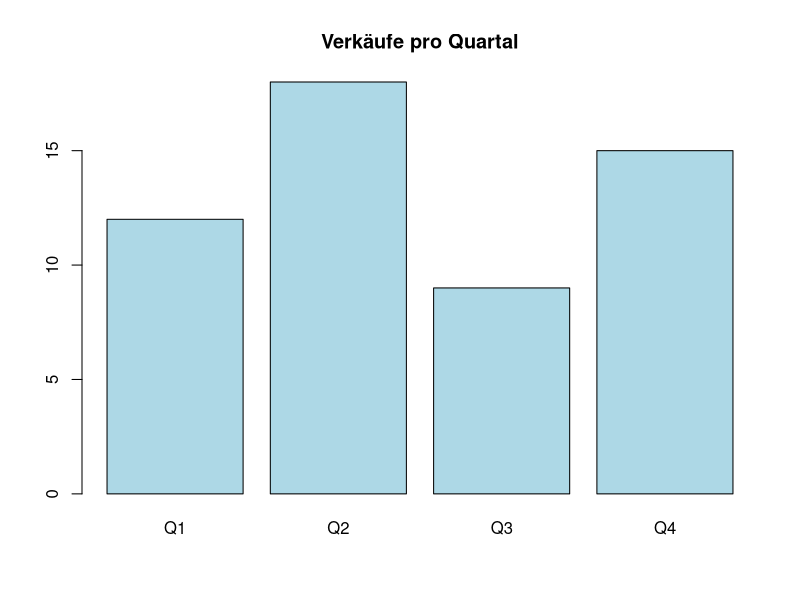

This figure's R source:
x <- c(12, 18, 9, 15)

barplot(x,
        main = "Verkäufe pro Quartal",
        names.arg = c("Q1", "Q2", "Q3", "Q4"),
        col = "lightblue")
